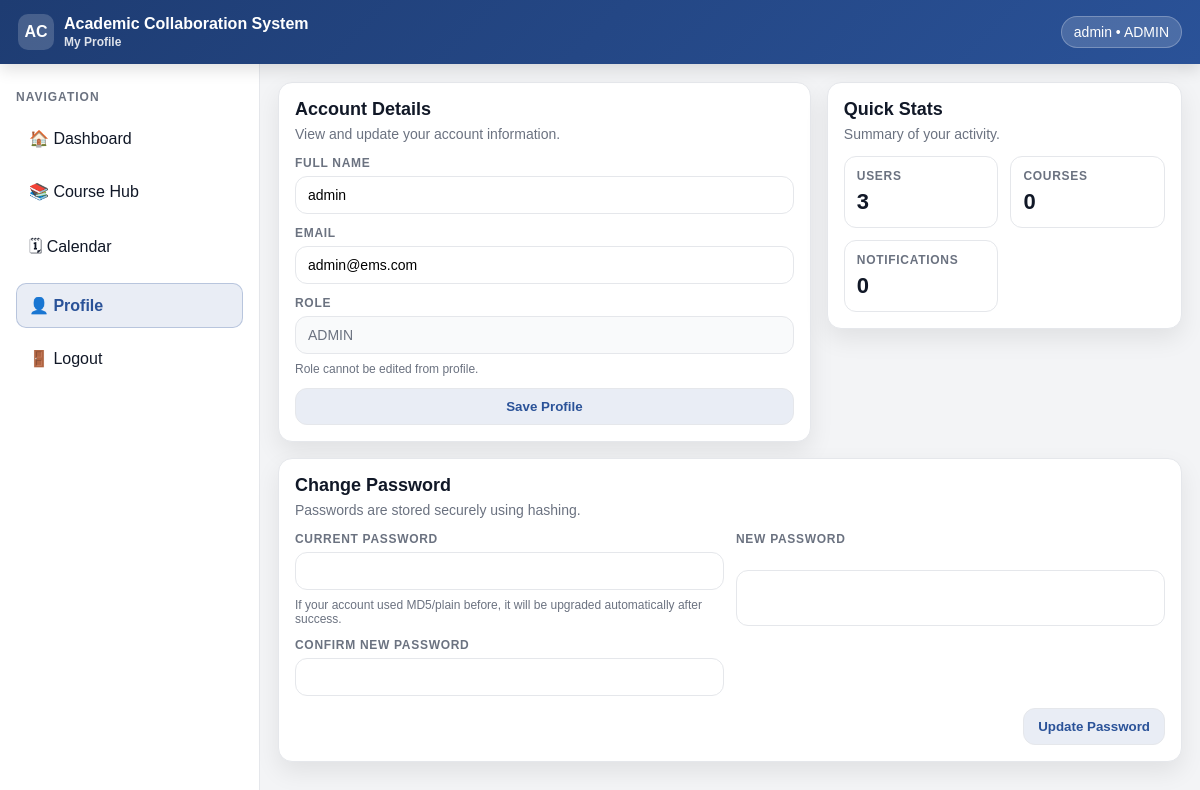
/student/profile.php (signed in), run on the app's committed database.
### tables this page shows
create table users(
    userID int(10) PRIMARY KEY AUTO_INCREMENT,
    full_name varchar(50) NOT NULL,
    admission_no VARCHAR(30) NULL,
    staff_no VARCHAR(20) NULL,
    email varchar(255) NOT NULL,
    password varchar(255) NOT NULL,
    role ENUM('ADMIN', 'LECTURER', 'STUDENT') NOT NULL,
    must_change_password TINYINT(1) NOT NULL DEFAULT 1,
    created_at TIMESTAMP DEFAULT CURRENT_TIMESTAMP
);

### student/profile.php (the view, shortened to what this page needs)
<?php
require_once __DIR__ . "/../config/db.php";
$base = "/education%20system";
$userId = (int)($_SESSION["user"]["user_id"] ?? 0);
$stmt = $pdo->prepare("SELECT userID, full_name, email, role, admission_no, password FROM users WHERE userID=? LIMIT 1");
$stmt->execute([$userId]);
$dbUser = $stmt->fetch();
$role = (string)$dbUser["role"];
$stats = [
  "courses" => 0,
  "materials" => 0,
  "announcements" => 0,
  "threads" => 0,
  "replies" => 0,
  "groups" => 0,
  "notifications" => 0,
];
try {
  $st = $pdo->prepare("SELECT COUNT(*) FROM notifications WHERE user_id=?");
  $st->execute([$userId]);
  $stats["notifications"] = (int)$st->fetchColumn();
  if ($role === "ADMIN") {
    $st = $pdo->query("SELECT COUNT(*) FROM users");
    $stats["users"] = (int)$st->fetchColumn();
    $st = $pdo->query("SELECT COUNT(*) FROM courses");
    $stats["courses_total"] = (int)$st->fetchColumn();
  }
} catch (Throwable $e) {
}
?>
<!doctype html>
<html lang="en">
<head>
  <link rel="stylesheet" href="<?= $base ?>/assets/css/profile.css">
</head>
<body>
<div class="topbar">
  <div class="brand">
    <div class="brand-badge">AC</div>
    <div>
      Academic Collaboration System<br>
      <span class="sub">My Profile</span>
    </div>
  </div>
  <div class="user">
    <div class="pill"><?= htmlspecialchars((string)$_SESSION["user"]["full_name"]) ?> • <?= htmlspecialchars($role) ?></div>
  </div>
</div>
<div class="layout">
  <aside class="sidebar">
    <h4>Navigation</h4>
    <ul class="nav">
      <li><a href="<?= $base ?>/student/dashboard.php">🏠 Dashboard</a></li>
      <li><a href="<?= $base ?>/student/course_hub.php">📚 Course Hub</a></li>
      <li><a href="<?= $base ?>/student/calendar.php">🗓 Calendar</a></li>
      <li><a class="active" href="<?= $base ?>/student/profile.php">👤 Profile</a></li>
      <li><a href="<?= $base ?>/auth/logout.php">🚪 Logout</a></li>
    </ul>
  </aside>
  <main class="content">
    <div class="grid">
      <div class="card">
        <div class="header">
          <div>
            <h2>Account Details</h2>
            <p>View and update your account information.</p>
          </div>
        </div>
        <form method="post" class="form">
          <div class="row">
            <label>Full Name</label>
            <input type="text" name="full_name" required value="<?= htmlspecialchars((string)$dbUser["full_name"]) ?>">
          </div>
          <div class="row">
            <label>Email</label>
            <input type="email" name="email" required value="<?= htmlspecialchars((string)$dbUser["email"]) ?>">
          </div>
          <div class="row">
            <label>Role</label>
            <input type="text" value="<?= htmlspecialchars($role) ?>" disabled>
            <div class="hint">Role cannot be edited from profile.</div>
          </div>
          <button class="btn" type="submit">Save Profile</button>
        </form>
      </div>
      <div class="card">
        <div class="header">
          <div>
            <h2>Quick Stats</h2>
            <p>Summary of your activity.</p>
          </div>
        </div>
        <div class="stats">
          <?php if ($role === "ADMIN"): ?>
            <div class="stat"><div class="k">Users</div><div class="v"><?= (int)($stats["users"] ?? 0) ?></div></div>
            <div class="stat"><div class="k">Courses</div><div class="v"><?= (int)($stats["courses_total"] ?? 0) ?></div></div>
          <?php else: ?>
            <div class="stat"><div class="k">Courses</div><div class="v"><?= (int)$stats["courses"] ?></div></div>
          <?php endif; ?>
          <div class="stat"><div class="k">Notifications</div><div class="v"><?= (int)$stats["notifications"] ?></div></div>
        </div>
      </div>
      <div class="card wide">
        <div class="header">
          <div>
            <h2>Change Password</h2>
            <p>Passwords are stored securely using hashing.</p>
          </div>
        </div>
        <form method="post" class="form grid2">
          <div class="row">
            <label>Current Password</label>
            <input type="password" name="current_password" required>
            <div class="hint">If your account used MD5/plain before, it will be upgraded automatically after success.</div>
          </div>
          <div class="row">
            <label>New Password</label>
            <input type="password" name="new_password" required minlength="6">
          </div>
          <div class="row">
            <label>Confirm New Password</label>
            <input type="password" name="confirm_password" required minlength="6">
          </div>
          <div class="row end">
            <button class="btn" type="submit">Update Password</button>
          </div>
        </form>
      </div>
    </div>
  </main>
</div>
</body>
</html>

### assets/css/profile.css (style rules this page uses)
:root { --bg:#f3f4f6; --card:#ffffff; --text:#111827; --muted:#6b7280; --primary:#1e3c72; --primary2:#2a5298; --border:#e5e7eb; --shadow:0 10px 25px rgba(0,0,0,0.08); --radius:14px; }
* { box-sizing:border-box; font-family: Arial, sans-serif; }
body { margin:0; background:var(--bg); color:var(--text); }
.topbar { height:64px; background:linear-gradient(135deg,var(--primary),var(--primary2)); color:#fff; display:flex; align-items:center; justify-content:space-between; padding:0 18px; position:sticky; top:0; z-index:10; box-shadow:0 6px 15px rgba(0,0,0,0.12); }
.brand { display:flex; gap:10px; align-items:center; font-weight:800; }
.brand-badge { width:36px;height:36px;border-radius:10px; background:rgba(255,255,255,0.18); display:grid;place-items:center;font-weight:900; }
.brand .sub { display:block; font-size:12px; opacity:.85; margin-top:2px; }
.user .pill { padding:7px 12px; background:rgba(255,255,255,0.16); border:1px solid rgba(255,255,255,0.25); border-radius:999px; font-size:14px; white-space:nowrap; }
.layout { display:grid; grid-template-columns:260px 1fr; min-height:calc(100vh - 64px); }
.sidebar { background:#fff; border-right:1px solid var(--border); padding:16px; }
.sidebar h4 { margin:10px 0 12px; color:var(--muted); font-size:12px; letter-spacing:1px; text-transform:uppercase; }
.nav { list-style:none; padding:0; margin:0; }
.nav a { display:flex; align-items:center; gap:10px; padding:12px 12px; margin-bottom:8px; border-radius:10px; text-decoration:none; color:var(--text); border:1px solid transparent; }
.nav a.active { background:rgba(42,82,152,0.10); border:1px solid rgba(42,82,152,0.25); color:var(--primary2); font-weight:800; }
.content { padding:18px; }
.grid { display:grid; grid-template-columns:1.2fr .8fr; gap:16px; align-items:start; }
.card { background:var(--card); border:1px solid var(--border); border-radius:var(--radius); padding:16px; box-shadow:var(--shadow); }
.card.wide { grid-column:1 / -1; }
.header { display:flex; justify-content:space-between; align-items:flex-end; gap:14px; margin-bottom:14px; }
.header h2 { margin:0; font-size:18px; }
.header p { margin:6px 0 0; color:var(--muted); font-size:14px; }
.form { display:grid; gap:12px; }
.row { display:grid; gap:6px; }
.row label { font-size:12px; color:var(--muted); font-weight:800; text-transform:uppercase; letter-spacing:.7px; }
.row .hint { font-size:12px; color:var(--muted); margin-top:2px; }
input[type="text"], input[type="email"], input[type="password"], input[type="number"], select, textarea { padding:10px 12px; border:1px solid var(--border); border-radius:12px; outline:none; background:#fff; font-size:14px; width:100%; }
input[disabled], textarea[disabled] { background:#f9fafb; color:#6b7280; cursor:not-allowed; }
.btn { padding:10px 14px; border-radius:12px; border:1px solid var(--border); background:rgba(42,82,152,0.10); color:var(--primary2); font-weight:800; cursor:pointer; text-decoration:none; display:inline-flex; align-items:center; justify-content:center; gap:8px; }
.grid2 { display:grid; grid-template-columns:1fr 1fr; gap:12px; }
.row.end { align-self:end; grid-column:1 / -1; display:flex; justify-content:flex-end; }
.stats { display:grid; grid-template-columns:1fr 1fr; gap:12px; }
.stat { border:1px solid var(--border); border-radius:12px; padding:12px; background:#fff; }
.stat .k { font-size:12px; color:var(--muted); font-weight:800; text-transform:uppercase; letter-spacing:.7px; }
.stat .v { font-size:22px; font-weight:900; margin-top:6px; color:var(--text); }

### data on the page
users: role "ADMIN", full_name "admin", email "admin@ems.com"

### other printed values
$_SESSION["user"]["full_name"] "admin"
$stats["users"] "3"
$stats["courses_total"] "0"
$stats["notifications"] "0"
